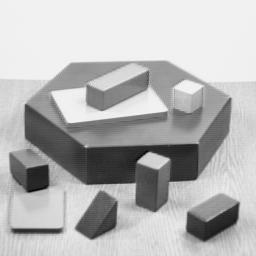
#> input picture opencv/image/blox.jpg, 256 x 256 px
$ python sobel.py
#> lines starting #> are read from the running program, lines starting #| are printed output that depends on the picture
import cv2 as cv
import numpy as np
import matplotlib
matplotlib.use('TkAgg')

from matplotlib import pyplot as plt


def test1():
    img=cv.imread("./image/blox.jpg",0)
    sobel1=cv.Sobel(img,cv.CV_8U,1,0,ksize=5)
    sobel2=cv.Sobel(img,cv.CV_64F,1,0,ksize=5)
    abs_sobel=np.absolute(sobel2)
    sobel8=np.uint8(abs_sobel)

    plt.subplot(2,2,1),plt.imshow(img,'gray')
    plt.title('original'),plt.xticks([]),plt.yticks([])
    plt.subplot(2,2,2),plt.imshow(sobel1,'gray')
    plt.title('soble1'),plt.xticks([]),plt.yticks([])
    plt.subplot(2,2,3),plt.imshow(sobel2,'gray')
    plt.title('sobel2'),plt.xticks([]),plt.yticks([])
    plt.subplot(2,2,4),plt.imshow(sobel8,'gray')
    plt.title('sobel8'),plt.xticks([]),plt.yticks([])

    plt.show()


def test():
    img=cv.imread("./image/blox.jpg",0)
#> img is the input picture: shape (256, 256); min 0, max 252, mean 182.8
    laplacian=cv.Laplacian(img,cv.CV_64F)
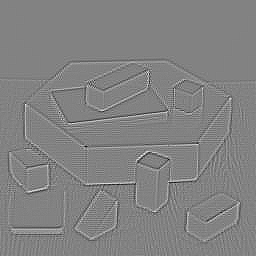
#> laplacian: shape (256, 256) float64; min -150, max 143, mean 0; drawn with min black and max white
    sobelx=cv.Sobel(img,cv.CV_64F,1,0,ksize=5)
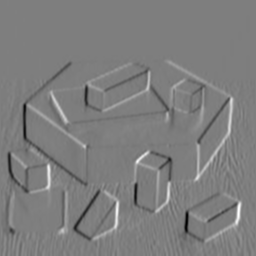
#> sobelx: shape (256, 256) float64; min -6659, max 6805, mean 2.1; drawn with min black and max white
    sobely=cv.Sobel(img,cv.CV_64F,0,1,ksize=5)
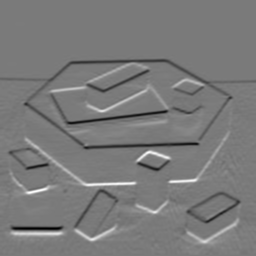
#> sobely: shape (256, 256) float64; min -7024, max 7553, mean -14.4; drawn with min black and max white

    plt.subplot(2,2,1),plt.imshow(img,'gray')
    plt.title('original'),plt.xticks([]),plt.yticks([])
    plt.subplot(2,2,2),plt.imshow(laplacian,'gray')
    plt.title('laplacian'),plt.xticks([]),plt.yticks([])
    plt.subplot(2,2,3),plt.imshow(sobelx,'gray')
    plt.title('sobelx'),plt.xticks([]),plt.yticks([])
    plt.subplot(2,2,4),plt.imshow(sobely,'gray')
    plt.title('sobely'),plt.xticks([]),plt.yticks([])

    plt.show()
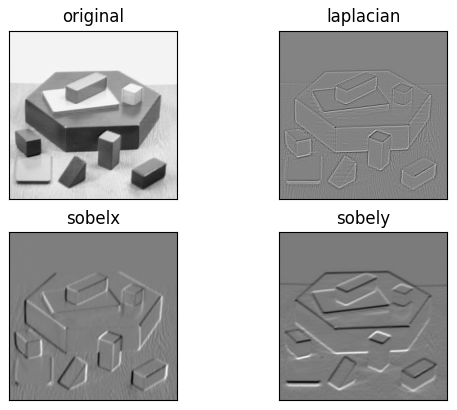
#> figure drawn by matplotlib, 4 panels


test()

$ run again, with opencv/image/HappyFish.jpg copied over opencv/image/blox.jpg
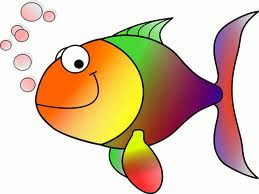
#> input picture opencv/image/HappyFish.jpg, 259 x 194 px
#> in test, `img=cv.imread("./image/blox.jpg",0)`:
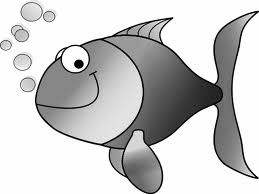
#> img: shape (194, 259); min 0, max 255, mean 200.4
#> in test, `sobely=cv.Sobel(img,cv.CV_64F,0,1,ksize=5)`:
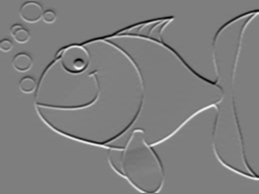
#> sobely: shape (194, 259) float64; min -11630, max 11778, mean -5.2; drawn with min black and max white
